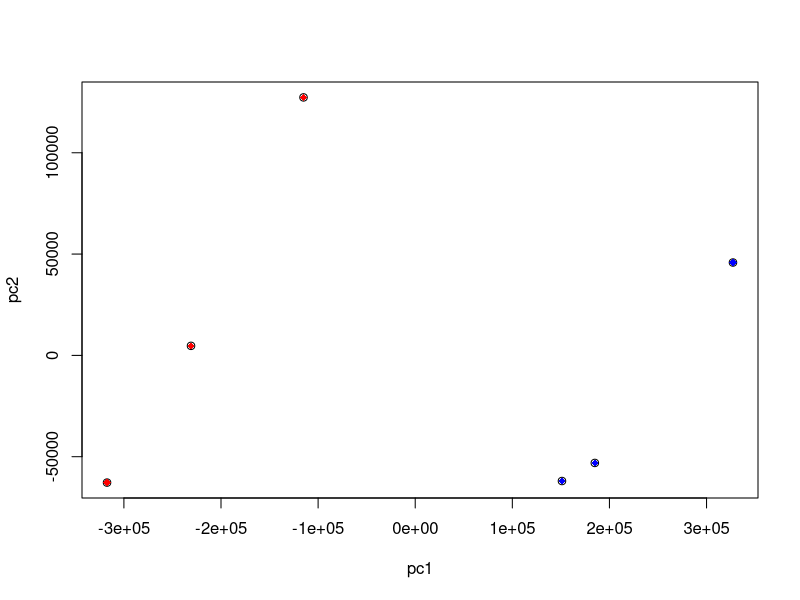
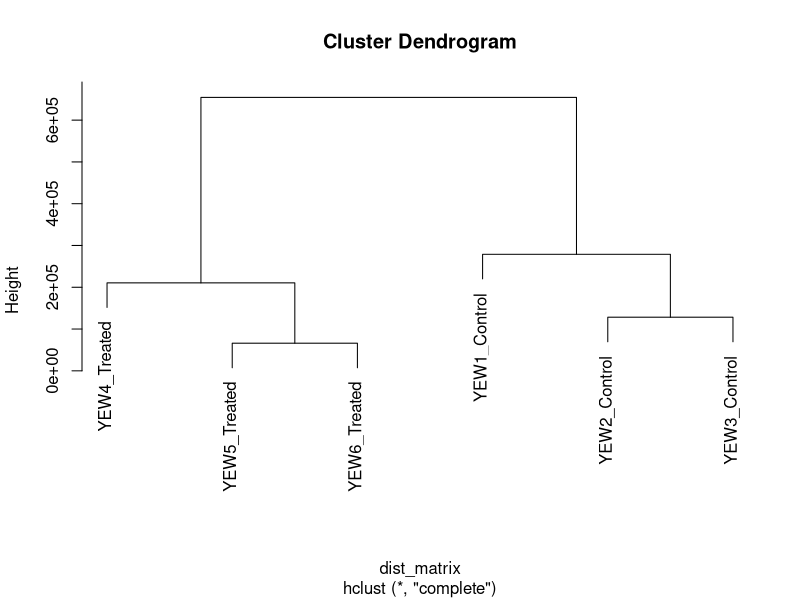

Here is the R script that generated these plots, in order:
## ---- chunk 1
knitr::opts_chunk$set(echo = TRUE)

## ---- chunk 2
# Set working directory to PROJECT_DIR
count_data=read.table("data/demo_raw_counts.tsv", 
                      header=TRUE, row.names='Gene')
head(count_data)           # The head(count_data) provides the first 6 row of the 'count_data'
## ---- chunk 3
sample_annot=read.table("data/sample_annotation.txt", head=T)
head(sample_annot)
groups=list(control=subset(sample_annot, group=="control"),
            treated=subset(sample_annot, group=="treated"))
groups$control
groups$treated

## ---- chunk 4
# get the max of a data.matrix
max(count_data)
# get the min of a data.matrix
min(count_data)

# compute individual mean for all rows 
curr_rowMeans=rowMeans(count_data)
## ---- chunk 5
sd_by_genes=vector(mode="numeric")
for( gene in rownames(count_data)[1:50]){
   curr_sd=sd(count_data[gene,])
   sd_by_genes=c(curr_sd, sd_by_genes)
}
names(sd_by_genes)= rownames(count_data)[1:50]
## ---- chunk 6
# the second input is called MARGIN, for a matrix 1 indicates rows, 2 indicates columns, c(1, 2) indicates rows and columns.
sd_by_genes=apply(count_data, 1, sd)
head(sd_by_genes)

## ---- chunk 7
add<-function(a,b){
  x=a+b
  return(x)
}

add(1,2)
add(3,4)
add(5,7)
## ---- chunk 8
basic_rnaseq_stat<-function(input_data){
    exprs=input_data          # save input_data in a local variable
    exprs=count_data
    curr_max=max(exprs)       # compute max    
    curr_min=min(exprs)       # compute min
    gene_means=rowMeans(exprs)             # compute gene expression means
    gene_sd=apply(exprs, 1, sd)            # compute gene expression standard deviation  
    stat_df=merge(exprs, gene_means, by.x=0, by.y=0)         # merge means with expression matrix
    colnames(stat_df)[ncol(stat_df)]="mean"                  # change column name  
    stat_df=merge(stat_df, gene_sd, by.x=1, by.y=0)          # merge sd with expression matrix   
    colnames(stat_df)[ncol(stat_df)]="sd"                    # change column name 
    colnames(stat_df)[1]="gene"                              # change column name
    stat_df=stat_df[order(stat_df$sd, decreasing=TRUE),]     # sort the table based on Standard Deviation
    return(list(max=curr_max, min=curr_min, annot_matrix=stat_df))
}

exploratory_results=basic_rnaseq_stat(count_data)
names(exploratory_results)

# select top 20 most variable genes
top20_variable_genes=head(exploratory_results$annot_matrix, n=20)

## ---- chunk 9
CONTROL=groups$control$sample
TREATED=groups$treated$sample
## ---- chunk 10
pca=prcomp(t(count_data))        # compute PCA on transposed count_data

plot(pca$x[,1], pca$x[,2], xlab='pc1', ylab='pc2')
points(pca$x[CONTROL,1], pca$x[CONTROL,2],
       col="red", pch=18)
points(pca$x[TREATED,1], pca$x[TREATED,2],
       col="blue", pch=18)
## ---- chunk 11
# compute similarity matrix on the transposed count_data matrix using Euclidean distance
dist_matrix=dist(t(count_data), method="euclidean")
# compute hierarchical clustering tree and save it into variable called 'hctree'
hctree=hclust(dist_matrix)
# plot hctree
plot(hctree)
